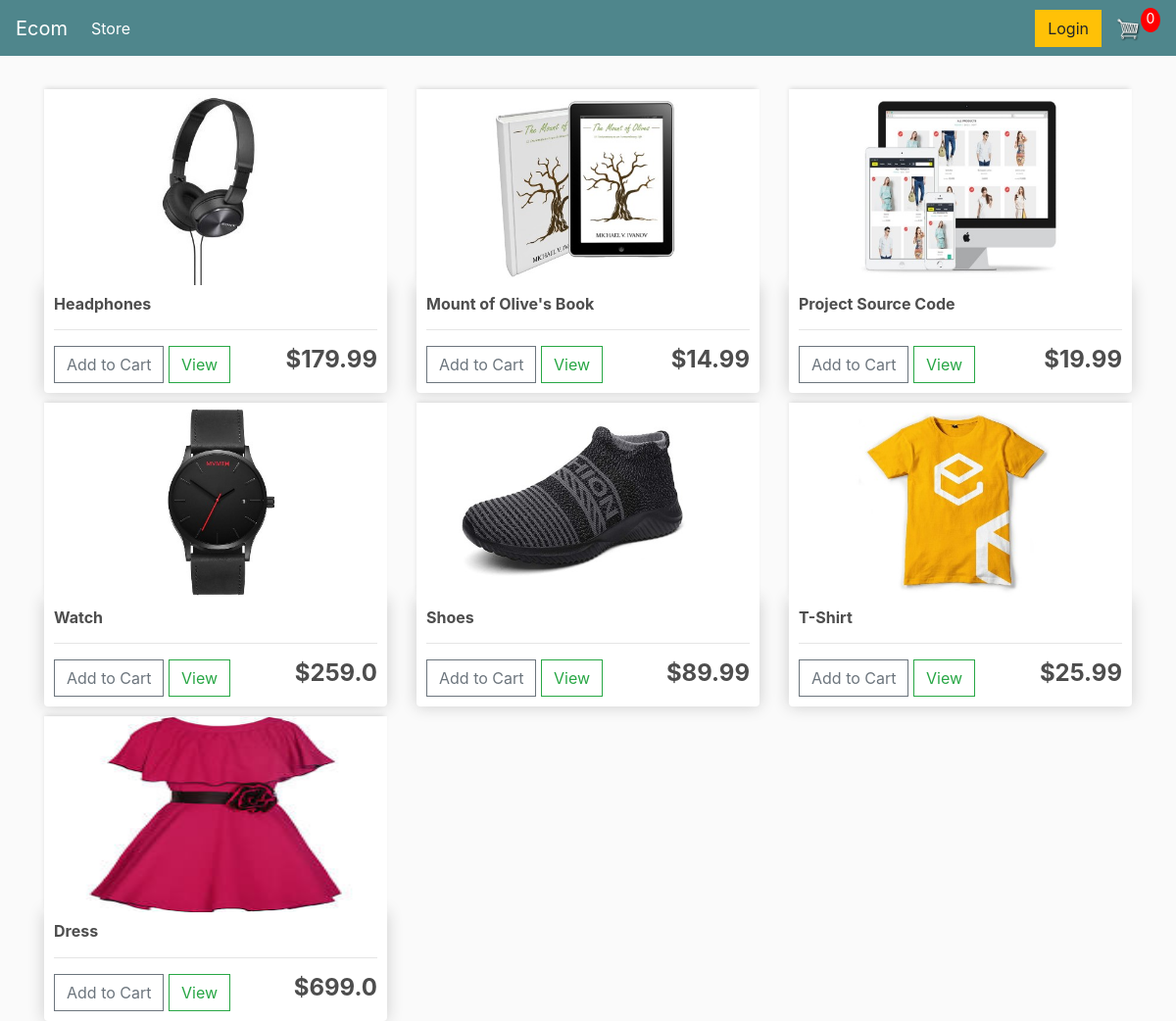
The page / on the database its author committed.
### store/models.py (models this page shows, shortened)
class Product(models.Model):
	name = models.CharField(max_length=200)
	price = models.FloatField()
	digital = models.BooleanField(default=False,null=True, blank=True)
	image = models.ImageField(null=True, blank=True)
	@property
	def imageURL(self):
		try:
			url = self.image.url
		except:
			url = ''
		return url

### store/views.py (the view)
# urls.py: path('', include('store.urls')),
def store(request):
	data = cartData(request)
	cartItems = data['cartItems']
	order = data['order']
	items = data['items']
	products = Product.objects.all()
	context = {'products':products, 'cartItems':cartItems}
	return render(request, 'store/store.html', context)

### store/utils.py (called while the page is built, shortened)
def cookieCart(request):
	try:
		cart = json.loads(request.COOKIES['cart'])
	except:
		cart = {}
		print('CART:', cart)
	items = []
	order = {'get_cart_total':0, 'get_cart_items':0, 'shipping':False}
	cartItems = order['get_cart_items']
	return {'cartItems':cartItems ,'order':order, 'items':items}

def cartData(request):
	if request.user.is_authenticated:
		customer = request.user.customer
		order, created = Order.objects.get_or_create(customer=customer, complete=False)
		items = order.orderitem_set.all()
		cartItems = order.get_cart_items
	else:
		cookieData = cookieCart(request)
		cartItems = cookieData['cartItems']
		order = cookieData['order']
		items = cookieData['items']
	return {'cartItems':cartItems ,'order':order, 'items':items}

### store/templates/store/store.html
{% extends 'store/main.html' %}
{% load static %}
{% block content %}
	<div class="row">
		{% for product in products %}
		<div class="col-lg-4">
			<img class="thumbnail" src="{{product.imageURL}}">
			<div class="box-element product">
				<h6><strong>{{product.name}}</strong></h6>
				<hr>
				<button data-product="{{product.id}}" data-action="add" class="btn btn-outline-secondary add-btn update-cart">Add to Cart</button>
				<a class="btn btn-outline-success" href="#">View</a>
				<h4 style="display: inline-block; float: right"><strong>${{product.price}}</strong></h4>
			</div>
		</div>
		{% endfor %}
	</div>
{% endblock content %}

### store/templates/store/main.html (shortened to what this page needs)
<!DOCTYPE html>
{% load static %}
<html>
<head>
	<link rel="stylesheet" href="https://stackpath.bootstrapcdn.com/bootstrap/4.4.1/css/bootstrap.min.css">
	<link rel="stylesheet" type="text/css" href="{% static 'css/main.css' %}">
</head>
<body>
	<nav class="navbar navbar-expand-lg navbar-dark bg-dark">
	  <a class="navbar-brand" href="{% url 'store' %}">Ecom</a>
	  <div class="collapse navbar-collapse" id="navbarSupportedContent">
	    <ul class="navbar-nav mr-auto">
	      <li class="nav-item active">
	        <a class="nav-link" href="{% url 'store' %}">Store <span class="sr-only">(current)</span></a>
	      </li>
	    </ul>
	    <div class="form-inline my-2 my-lg-0">
	     	<a href="#"class="btn btn-warning">Login</a>
	     	<a href="{% url 'cart' %}">
	    		<img  id="cart-icon" src="{% static 'images/cart.png' %}">
	    	</a>
	    	<p id="cart-total">{{cartItems}}</p>
	    </div>
	  </div>
	</nav>
     <div class="container">
            <br>
            {% block content %}
            {% endblock content %}
         </div>
</body>
</html>

### static/css/main.css (style rules this page uses)
body { background-color: hsl(0, 0%, 98%); }
h1,h2,h3,h4,h5,h6 { color:hsl(0, 0%, 30%); }
.box-element { box-shadow:hsl(0, 0%, 80%) 0 0 16px; background-color: #fff; border-radius: 4px; padding: 10px; }
.thumbnail { width: 100%; height: 200px; -webkit-box-shadow: -1px -3px 5px -2px rgba(214,214,214,1); -moz-box-shadow: -1px -3px 5px -2px rgba(214,214,214,1); box-shadow: -1px -3px 5px -2px rgba(214,214,214,1); }
.product { border-radius: 0 0 4px 4px; }
.bg-dark { background-color: #4f868c!important; }
#cart-icon { width:25px; display: inline-block; margin-left: 15px; }
#cart-total { display: block; text-align: center; color:#fff; background-color: red; width: 20px; height: 25px; border-radius: 50%; font-size: 14px; }
.col-lg-4, .col-lg-6, .col-lg-8, .col-lg-12 { margin-top: 10px; }
.btn { border-radius: 0; }

### rows shown on the page
Product: imageURL (picture), name "Headphones", price "179.99"
Product: imageURL (picture), name "Mount of Olive's Book", price "14.99"
Product: imageURL (picture), name "Project Source Code", price "19.99"
Product: imageURL (picture), name "Watch", price "259.0"
Product: imageURL (picture), name "Shoes", price "89.99"
Product: imageURL (picture), name "T-Shirt", price "25.99"
Product: imageURL (picture), name "Dress", price "699.0"

### other values the page prints
{{ cartItems }} "0"
